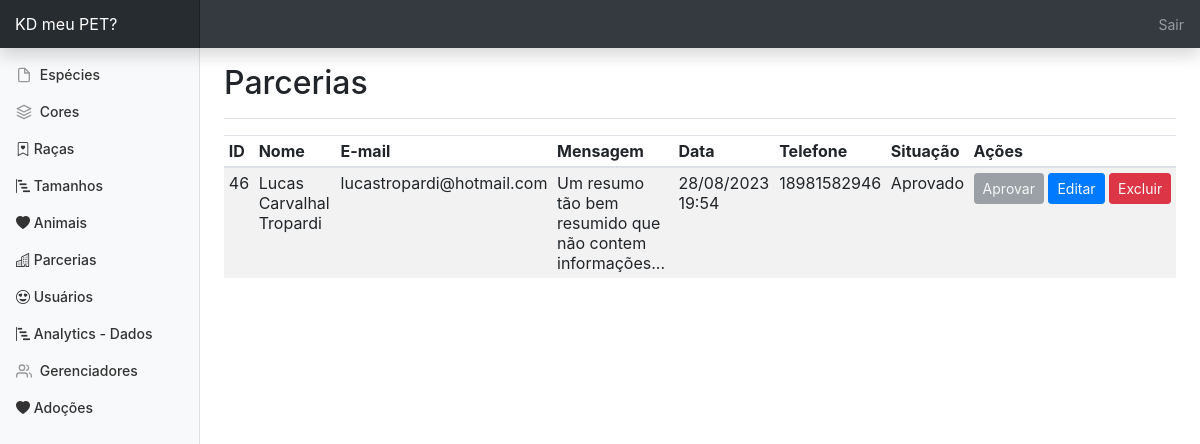
The page /c_parcerias.php (signed in) on the database its author committed.
### tables this page shows
CREATE TABLE `contacts_msg` (
  `id` int(11) NOT NULL,
  `nome` varchar(220) NOT NULL,
  `email` varchar(220) NOT NULL,
  `telefone` varchar(100) NOT NULL,
  `titulo` varchar(50) NOT NULL,
  `msg` text NOT NULL,
  `contato_organizacao` varchar(50) NOT NULL,
  `created` datetime NOT NULL DEFAULT current_timestamp(),
  `imagem` varchar(250) NOT NULL,
  `aprovado` tinyint(1) NOT NULL DEFAULT 0
);

### c_parcerias.php (the view, shortened to what this page needs)
<?php
  require_once"conexao.php";
?>
<html lang="pt">
  <head>
    <link href="css/bootstrap-4.1.3/dist/css/bootstrap.min.css" rel="stylesheet">
    <link rel="stylesheet" href="https://cdn.jsdelivr.net/npm/bootstrap-icons@1.3.0/font/bootstrap-icons.css">
    <link href="css/dashboard.css" rel="stylesheet">
  </head>
  <body>
    <nav class="navbar navbar-dark fixed-top bg-dark flex-md-nowrap p-0 shadow">
      <a class="navbar-brand col-sm-3 col-md-2 mr-0" href="#">KD meu PET?</a>
      <ul class="navbar-nav px-3">
        <li class="nav-item text-nowrap">
          <a class="nav-link" href="sairgerenciador.php">Sair</a>
        </li>
      </ul>
    </nav>
    <div class="container-fluid">
      <div class="row">
        <nav class="col-md-2 d-none d-md-block bg-light sidebar">
          <div class="sidebar-sticky">
          <?php include "menuadmin.php"; ?>
          </div>
        </nav>
        <main role="main" class="col-md-9 ml-sm-auto col-lg-10 px-4">
          <div class="d-flex justify-content-between flex-wrap flex-md-nowrap align-items-center pt-3 pb-2 mb-3 border-bottom">
            <h1 class="h2">Parcerias</h1>
          </div>
          <div class="table-responsive">
                <div class="table-responsive">
                <table class="table table-striped table-sm">
                <?php
                  try {
                    $consulta = "SELECT * FROM contacts_msg ORDER BY created DESC";
                    $stmt = $pdo->prepare($consulta);
                    $stmt->execute();
                  } catch (PDOException $e) {
                    echo "Erro: " . $e->getMessage();
                    die();
                  }
                  $conta = $stmt->rowCount();
                  if ($conta > 0) {
                ?>
                <thead>
                    <tr>
                    <th>ID</th>
                    <th>Nome</th>
                    <th>E-mail</th>
                    <th>Mensagem</th>
                    <th>Data</th>
                    <th>Telefone</th>
                    <th>Situação</th>
                    <th>Ações</th>
                    </tr>
                </thead>
                <tbody>
                    <?php
                    while($dado = $stmt->fetch(PDO::FETCH_ASSOC))
                    {
                    ?>
                    <tr>
                    <td><?php echo $dado["id"]; ?></td>
                    <td><?php echo $dado["nome"]; ?></td>
                    <td><?php echo $dado["email"]; ?></td>
                    <td><?php echo $dado["msg"]; ?></td>
                    <td><?php echo date('d/m/Y H:i', strtotime($dado["created"])); ?></td>
                    <td><?php echo $dado["telefone"]; ?></td>
                    <td>
                      <?php
                        if ($dado['aprovado'] == 0) {
                          echo 'Pendente';
                        } else {
                          echo 'Aprovado';
                        }
                      ?>
                    </td>
                    <td class="text-nowrap actionGroup">
                      <?php
                        if ($dado['aprovado'] == 0) {
                          echo '<a href="parcerias_aprovar.php?id=' . $dado['id'] . '" class="btn btn-success btn-sm text-light" role="button">Aprovar</a>';
                        } else {
                          echo '<a class="btn btn-secondary btn-sm text-light disabled" aria-disabled="true" role="button">Aprovar</a>';
                        }
                      ?>
                      <a href="c_parcerias_editar.php?id=<?php echo $dado['id']; ?>" class="btn btn-primary btn-sm text-light" role="button">Editar</a>
                      <a href="parcerias_excluir.php?id=<?php echo $dado['id']; ?>" class="btn btn-danger btn-sm text-light btn-excluir" role="button">Excluir</a>
                    </td>
                    </tr>
                    <?php } ?>
                </tbody>
                <?php } ?>
                </table>
            </div>
          </div>
        </main>
      </div>
    </div>
  </body>
</html>

### css/dashboard.css (style rules this page uses)
body { font-size: .875rem; }
.sidebar { position: fixed; top: 0; bottom: 0; left: 0; z-index: 100; padding: 48px 0 0; box-shadow: inset -1px 0 0 rgba(0, 0, 0, .1); }
.sidebar-sticky { position: relative; top: 0; height: calc(100vh - 48px); padding-top: .5rem; overflow-x: hidden; overflow-y: auto; }
[role="main"] { padding-top: 48px; }
.navbar-brand { padding-top: .75rem; padding-bottom: .75rem; font-size: 1rem; background-color: rgba(0, 0, 0, .25); box-shadow: inset -1px 0 0 rgba(0, 0, 0, .25); }

### rows shown on the page
contacts_msg: id "46", nome "Lucas Carvalhal Tropardi", email "lucastropardi@hotmail.com", msg "Um resumo tão bem resumido que não contem informações...", created "28/08/2023 19:54", telefone "18981582946", aprovado "Aprovado"
